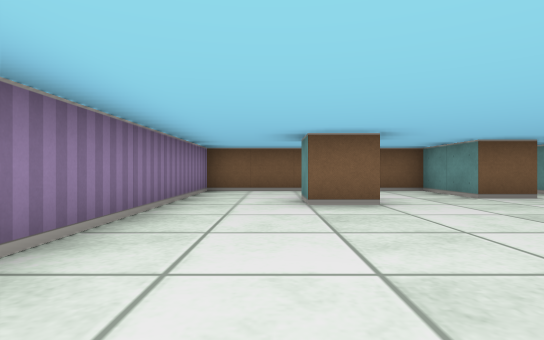
[1] (above)

23 first-person views from a walk through a cub3D level. The camera is about half as high as the walls, looks level and sees 80° across. The floor is counted in squares. Each view is taken from the middle of a square. On the plan, view 1 faces up. The plan holds only what a view shows up to about 9 squares ahead; the rest is blank.

[2]
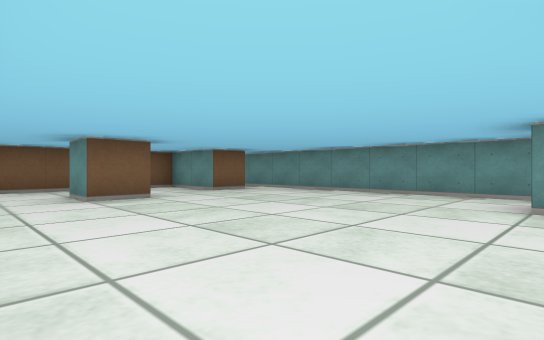

[3]
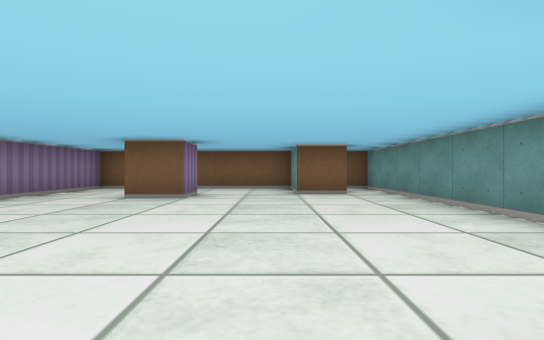

[4]
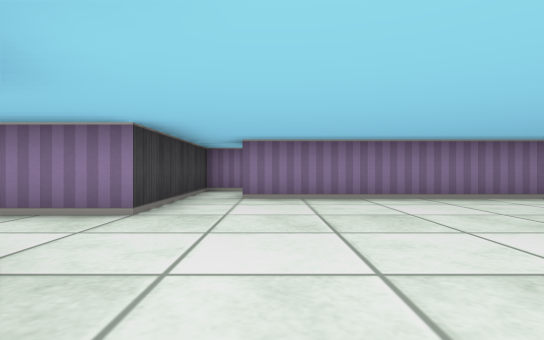

[5]
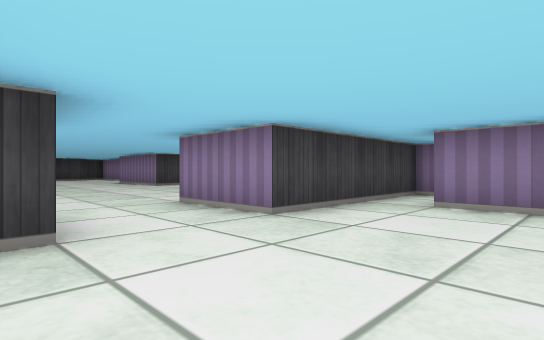

[6]
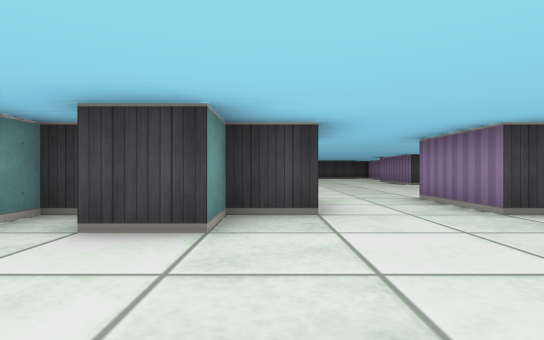

[7]
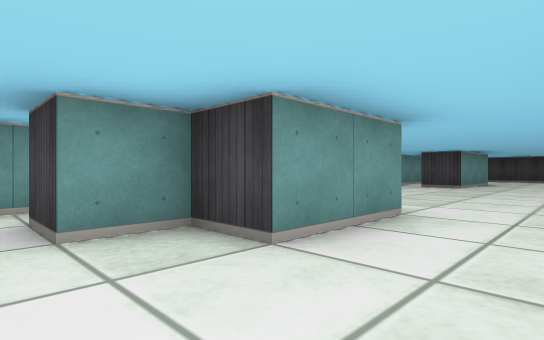

[8]
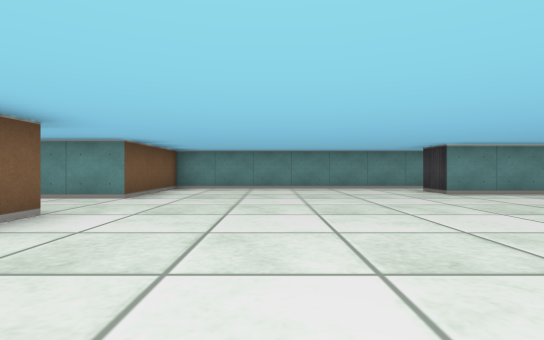

[9]
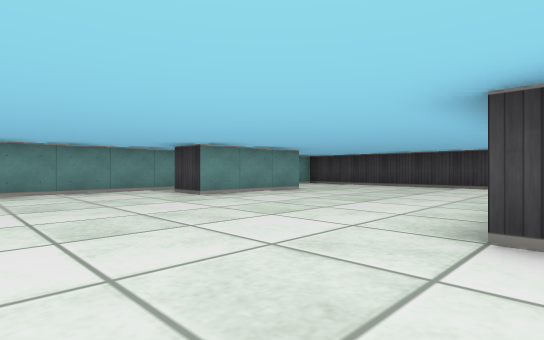

[10]
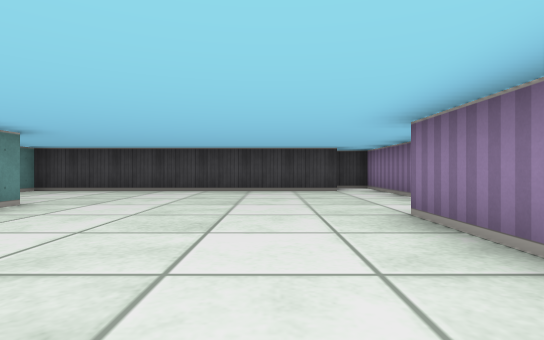

[11]
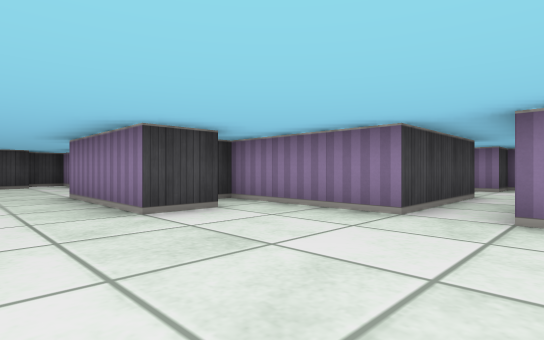

[12]
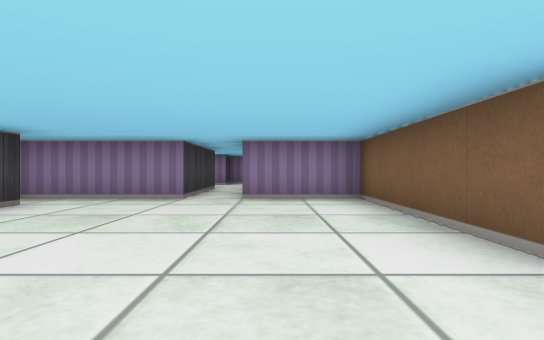

[13]
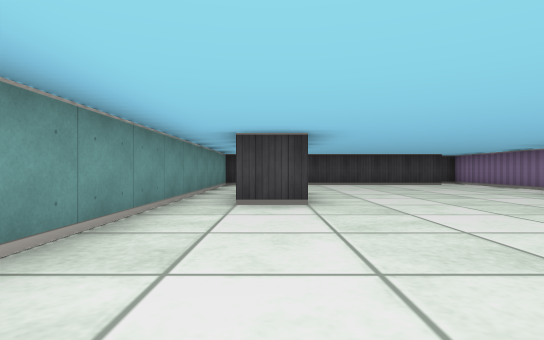

[14]
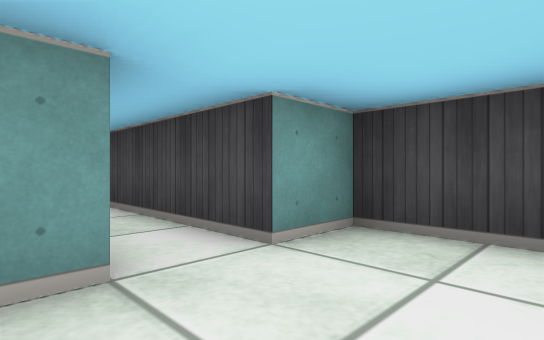

[15]
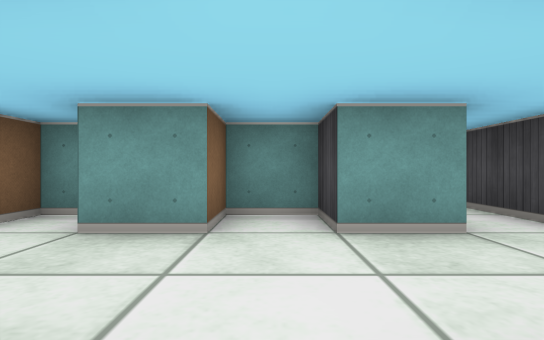

[16]
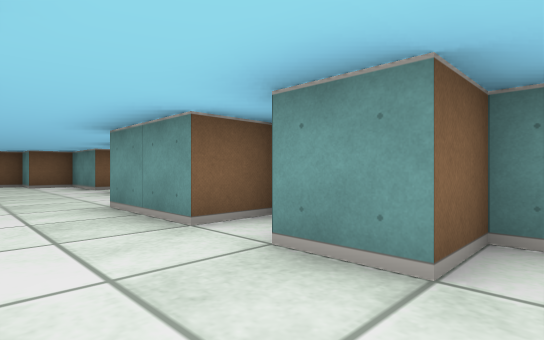

[17]
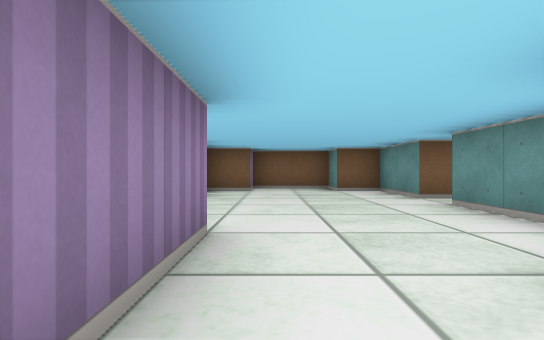

[18]
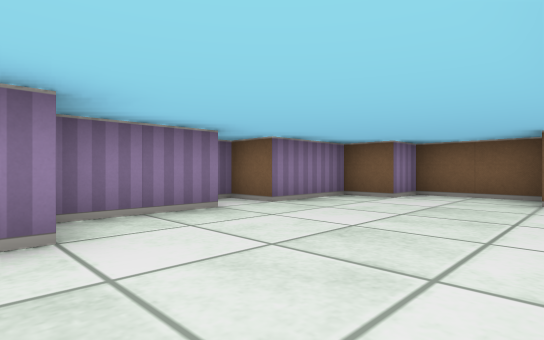

[19]
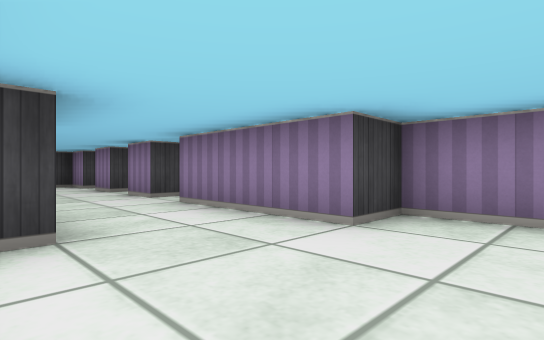

[20]
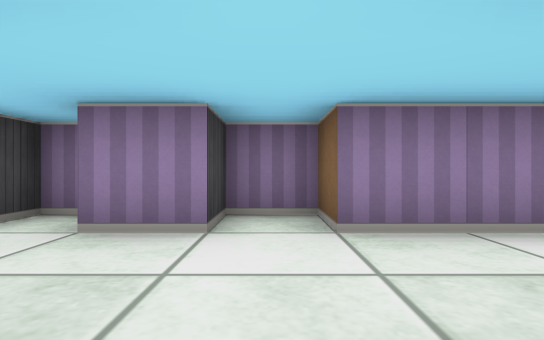

[21]
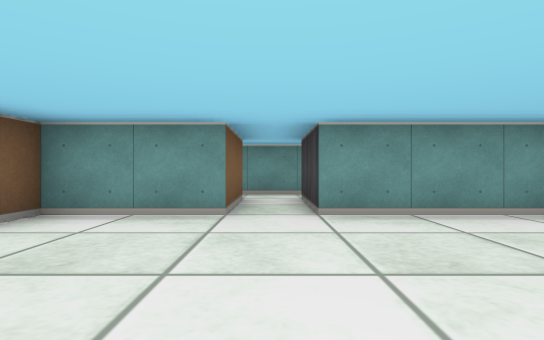

[22]
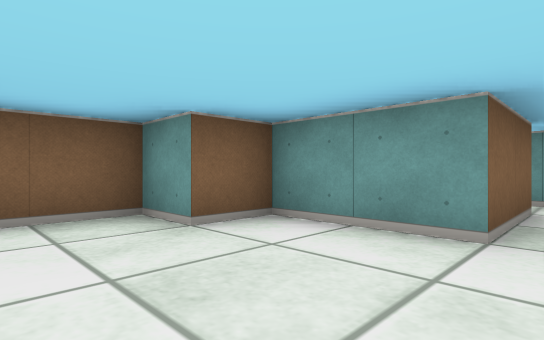

[23]
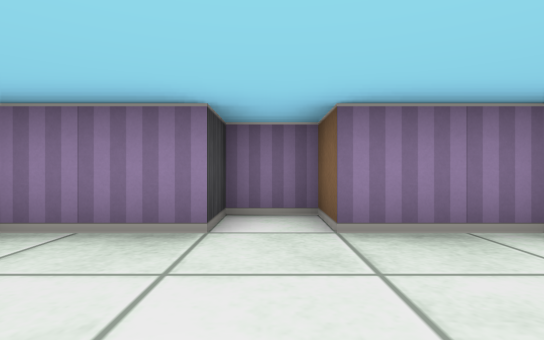

### Floor plan
Points are (right, up) in squares from view 1. A wall is a line through its corners. A room is listed if a view was taken in it or the views show most of it. See-through windows are left out.
Room 1 (views 1, 2, 3, 4, 5, 6, 7)
walls: (1.5, 5.5) (1.5, 4.5) (0.5, 4.5) (0.5, 5.5); (4.6, 5.5) (3.5, 5.5) (3.5, 7.5) (-1.5, 7.5) (-1.5, -0.5); (5, -1.5) (5.5, -1.5) (5.5, 7.5) (4.9, 7.5); (-2.5, -1.5) (0.5, -1.5) (0.5, -3.5); (2.5, -3.5) (2.5, -1.5) (3.5, -1.5) (3.5, -0.5) (4.5, -0.5)
ways out: opening at (1.5, -2.5) to room 2; opening at (-2, -1)
Room 2 (views 8, 9, 10, 11, 12, 13)
walls: (-2.5, -8.5) (-1.5, -8.5) (-1.5, -11.5); (3.5, -12.5) (3.5, -9.5) (4.5, -9.5); (-2.5, -12.8) (-2.5, -16.5) (-1.6, -16.5); (0.5, -3.5) (-3.5, -3.5) (-3.5, -5.5); (-1.5, -15.5) (5.5, -15.5) (5.5, -3.5) (2.5, -3.5); (-6.5, -6.5) (-3.5, -6.5) (-3.5, -9.5)
ways out: opening at (1.5, -2.5) to room 1; opening at (-6, -6) to room 5
Room 3 (views 14, 15, 16)
walls: (-9.5, -4) (-9.5, -4.5) (-8.5, -4.5) (-8.5, -5.5); (-8.5, -2.5) (-8.5, -3.5); (-6.5, -5.6) (-6.5, -4.5) (-5.5, -4.5) (-5.5, -3.5) (-6.5, -3.5) (-6.5, -2.5)
ways out: opening at (-7.5, -3) to room 4; opening at (-7.5, -5) to room 5
Room 4 (views 17, 18, 19, 20, 21, 22, 23)
walls: (-5.5, 4.5) (-5.5, 6.5) (-6.5, 6.5) (-6.5, 7.5) (-8.5, 7.5) (-8.5, 6.5) (-9.5, 6.5) (-9.5, 4.5) (-10.5, 4.5) (-10.5, 3.5) (-9.5, 3.5) (-9.5, 1.5) (-8.5, 1.5) (-8.5, -1.5) (-9.5, -1.5) (-9.5, -2.5) (-8.5, -2.5); (-5.5, 1) (-5.5, 3.5); (-5.5, -2) (-5.5, -1.5) (-6.5, -1.5) (-6.5, 0.5)
ways out: opening at (-7.5, -3) to room 3; opening at (-4.5, 4)
Room 5 (no view inside)
walls: (-8.2, -7.5) (-6.5, -7.5) (-6.5, -6.5); (-9.5, -6.5) (-8.5, -6.5) (-8.5, -7.1)
ways out: opening at (-6, -6) to room 2; opening at (-7.5, -5) to room 3

Where each view was taken, in squares from view 1:
view 1: 0 up, 0 right, facing up
view 2: 1 down, 1 left, facing up-right
view 3: 1 down, 3 right, facing up
view 4: 0 up, 4 right, facing left
view 5: 1 up, 3 right, facing down-left
view 6: 2 up, 3 right, facing down
view 7: 0 up, 1 right, facing down-right
view 8: 6 down, 3 left, facing right
view 9: 6 down, 2 left, facing down-right
view 10: 8 down, 0 right, facing down
view 11: 5 down, 0 right, facing down-left
view 12: 5 down, 2 right, facing left
view 13: 5 down, 4 right, facing down
view 14: 5 down, 8 left, facing down-right
view 15: 4 down, 9 left, facing right
view 16: 4 down, 8 left, facing up-right
view 17: 1 down, 8 left, facing up
view 18: 1 up, 6 left, facing up-left
view 19: 3 up, 6 left, facing down-left
view 20: 2 down, 6 left, facing left
view 21: 4 up, 9 left, facing right
view 22: 4 up, 8 left, facing up-right
view 23: 4 up, 7 left, facing left
